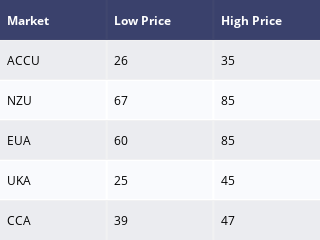

Here is the notebook cell this chart was saved with:
### Code cell
widths = [10] * len(prices_used.columns)
fig = ff.create_table(prices_used, height_constant=12)
fig.layout.width=300
fig.show()

### Figure 1 — Plotly figure (JSON) as saved in the notebook; plotly's stock layout.template omitted (floating-point values rounded to 4 significant figures)
{"data": [{"colorscale": [[0, "#00083e"], [0.5, "#ededee"], [1, "#ffffff"]], "hoverinfo": "none", "opacity": 0.75, "showscale": false, "type": "heatmap", "z": [[0, 0, 0], [0.5, 0.5, 0.5], [1, 1, 1], [0.5, 0.5, 0.5], [1, 1, 1], [0.5, 0.5, 0.5]]}], "layout": {"annotations": [{"align": "left", "font": {"color": "#ffffff"}, "showarrow": false, "text": "<b>Market</b>", "x": -0.45, "xanchor": "left", "xref": "x", "y": 0, "yref": "y"}, {"align": "left", "font": {"color": "#ffffff"}, "showarrow": false, "text": "<b>Low Price</b>", "x": 0.55, "xanchor": "left", "xref": "x", "y": 0, "yref": "y"}, {"align": "left", "font": {"color": "#ffffff"}, "showarrow": false, "text": "<b>High Price</b>", "x": 1.55, "xanchor": "left", "xref": "x", "y": 0, "yref": "y"}, {"align": "left", "font": {"color": "#000000"}, "showarrow": false, "text": "ACCU", "x": -0.45, "xanchor": "left", "xref": "x", "y": 1, "yref": "y"}, {"align": "left", "font": {"color": "#000000"}, "showarrow": false, "text": "26", "x": 0.55, "xanchor": "left", "xref": "x", "y": 1, "yref": "y"}, {"align": "left", "font": {"color": "#000000"}, "showarrow": false, "text": "35", "x": 1.55, "xanchor": "left", "xref": "x", "y": 1, "yref": "y"}, {"align": "left", "font": {"color": "#000000"}, "showarrow": false, "text": "NZU", "x": -0.45, "xanchor": "left", "xref": "x", "y": 2, "yref": "y"}, {"align": "left", "font": {"color": "#000000"}, "showarrow": false, "text": "67", "x": 0.55, "xanchor": "left", "xref": "x", "y": 2, "yref": "y"}, {"align": "left", "font": {"color": "#000000"}, "showarrow": false, "text": "85", "x": 1.55, "xanchor": "left", "xref": "x", "y": 2, "yref": "y"}, {"align": "left", "font": {"color": "#000000"}, "showarrow": false, "text": "EUA", "x": -0.45, "xanchor": "left", "xref": "x", "y": 3, "yref": "y"}, {"align": "left", "font": {"color": "#000000"}, "showarrow": false, "text": "60", "x": 0.55, "xanchor": "left", "xref": "x", "y": 3, "yref": "y"}, {"align": "left", "font": {"color": "#000000"}, "showarrow": false, "text": "85", "x": 1.55, "xanchor": "left", "xref": "x", "y": 3, "yref": "y"}, {"align": "left", "font": {"color": "#000000"}, "showarrow": false, "text": "UKA", "x": -0.45, "xanchor": "left", "xref": "x", "y": 4, "yref": "y"}, {"align": "left", "font": {"color": "#000000"}, "showarrow": false, "text": "25", "x": 0.55, "xanchor": "left", "xref": "x", "y": 4, "yref": "y"}, {"align": "left", "font": {"color": "#000000"}, "showarrow": false, "text": "45", "x": 1.55, "xanchor": "left", "xref": "x", "y": 4, "yref": "y"}, {"align": "left", "font": {"color": "#000000"}, "showarrow": false, "text": "CCA", "x": -0.45, "xanchor": "left", "xref": "x", "y": 5, "yref": "y"}, {"align": "left", "font": {"color": "#000000"}, "showarrow": false, "text": "39", "x": 0.55, "xanchor": "left", "xref": "x", "y": 5, "yref": "y"}, {"align": "left", "font": {"color": "#000000"}, "showarrow": false, "text": "47", "x": 1.55, "xanchor": "left", "xref": "x", "y": 5, "yref": "y"}], "height": 122, "margin": {"b": 0, "l": 0, "r": 0, "t": 0}, "width": 300, "xaxis": {"dtick": 1, "gridwidth": 2, "showticklabels": false, "tick0": -0.5, "ticks": "", "zeroline": false}, "yaxis": {"autorange": "reversed", "dtick": 1, "gridwidth": 2, "showticklabels": false, "tick0": 0.5, "ticks": "", "zeroline": false}}}
